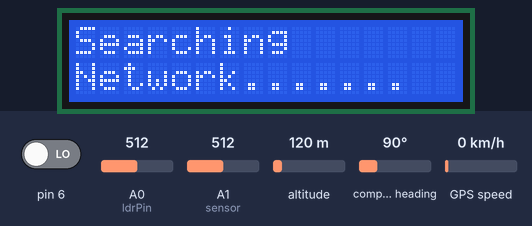
The sketch below on a simulated Arduino Uno, built with avr-gcc and run on an emulated ATmega328P. Parts: 16×2 character LCD. Inputs (shaded band) come from the test bench; at power-on: pin 6 LOW, A0 (ldrPin) = 512, A1 (sensor) = 512, altitude 120 m, compass heading 90°, GPS speed 0 km/h. The GPS gets a fix after 3 s at 37.7749, -122.4194 with 8 satellites; the modem accepts every AT command (registered, SIM ready, sends succeed) and sends nothing else; what the sketch prints to the serial monitor is not drawn.

Above: at 2.3 s.
At 6.4 s:
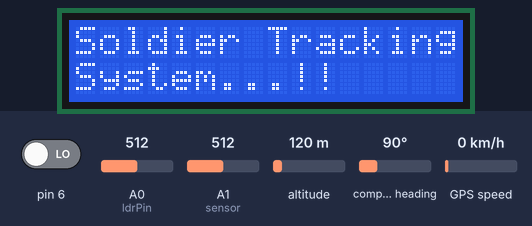
6.5 s: pin 6 driven HIGH
At 8.9 s:
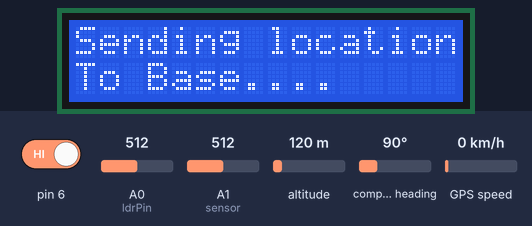
At 22.1 s:
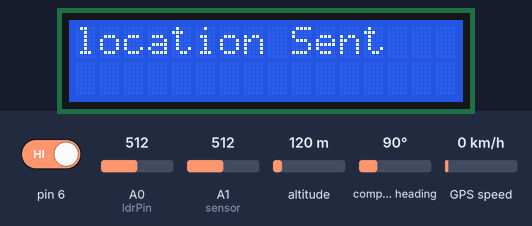
Timing chart, 0 to 23.6 s (numbered marks = the images above; inputs shaded):
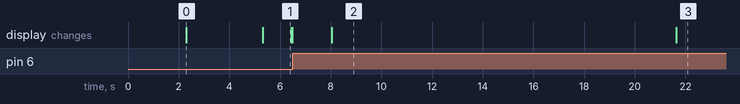

Measured:
- after the input at 6.5 s, the display: changes after 1.6 s (image 2)
- what the display in image 0 shows lasts 3.0 s, from 2.3 s to 5.3 s
- what the display in image 1 shows lasts 1.1 s, from 5.3 s to 6.4 s
- what the display in image 2 shows lasts 13.5 s, from 8.1 s to 21.6 s

The sketch:

sketch_heba.ino
```cpp
#include <TinyGPS.h>
#include <SoftwareSerial.h>
#include <Wire.h>
#include <LiquidCrystal_I2C.h>

LiquidCrystal_I2C lcd(0x27, 16, 2);
SoftwareSerial gsmSerial(7, 8); // GSM module
SoftwareSerial gpsSerial(9, 10); // GPS module

char phone_no[] = "+919019968681"; //replace with phone no. to get sms

TinyGPS gps;  //Creates a new instance of the TinyGPS object

int state;
String textMessage;

const int sensor = A1;
const int ldrPin = A0;

float tempc; //variable to store temperature in degree Celsius
float vout; //temporary variable to hold sensor reading

void setup()
{
  Serial.begin(9600);
  gsmSerial.begin(9600);
  gpsSerial.begin(9600);
  delay(2000);

  // AT command to set SIM900 to SMS mode
  Serial.print("AT+CMGF=1\r");
  delay(100);
  // Set module to send SMS data to serial out upon receipt
  Serial.print("AT+CNMI=2,2,0,0,0\r");
  delay(100);
  pinMode(6,INPUT);
  pinMode(sensor,INPUT);
  pinMode(ldrPin, INPUT);
  lcd.init();
  lcd.backlight();
  lcd.clear();
  lcd.print("Searching ");
  lcd.setCursor(0,1);
  lcd.print("Network....... ");
  delay(3000);
}

void loop()
{
  lcd.clear();
  lcd.print("Soldier Tracking");
  lcd.setCursor(0,1);
  lcd.print("System...!!");
  delay(100);

  bool newData = false;
  unsigned long chars;
  unsigned short sentences, failed;

  // For one second we parse GPS data and report some key values
  for (unsigned long start = millis(); millis() - start < 1000;)
  {
    while (gpsSerial.available())
    {
      char c = gpsSerial.read();
      Serial.print(c);
      if (gps.encode(c))
        newData = true;
    }
  }
  /////////////////////////////////////////////////////////////////////////////////////////////////////////////////
  vout = analogRead(sensor); //Reading the value from sensor
  vout = (vout * 500) / 1023;
  tempc = vout;
  int ldrStatus = analogRead(ldrPin);// Storing value in Degree Celsius
  ///////////////////////////////////////////////////////////////////////////////////////////////////////////////////
  if(gsmSerial.available())
  {
    textMessage = gsmSerial.readString();
    textMessage.toUpperCase();
    delay(10);
  }
  if(textMessage.indexOf("LOCAL")>=0)
  {
    lcd.clear();
    lcd.print("Message Recevived");
    delay(3000);
    lcd.clear();
    lcd.print("Getting ");
    lcd.setCursor(0,1);
    lcd.print("Location ");
    delay(3000);
    float flat, flon;
    unsigned long age;
    gps.f_get_position(&flat, &flon, &age);
    gsmSerial.print("AT+CMGF=1\r");
    delay(400);
    gsmSerial.print("AT+CMGS=\"");
    gsmSerial.print(phone_no);
    gsmSerial.println("\"");

    lcd.clear();
    lcd.print("Sending location");
    lcd.setCursor(0,1);
    lcd.print("To Base....");
    delay(3000);

    gsmSerial.println("Asheesh ,Battalion No. 1233456 ");
    gsmSerial.print("Temperature is  ");
    gsmSerial.println(tempc);
    gsmSerial.print("Heartbeat is  ");
    gsmSerial.println(ldrStatus/10);
    gsmSerial.print("http://maps.google.com/maps?q=loc:");

    // Gsm.print("Latitude = ");
    gsmSerial.print(flat == TinyGPS::GPS_INVALID_F_ANGLE ? 0.0 : flat, 6);
    //Gsm.print(" Longitude = ");
    Serial.print(",");
    gsmSerial.print(flon == TinyGPS::GPS_INVALID_F_ANGLE ? 0.0 : flon, 6);
    delay(200);
    gsmSerial.println((char)26); // End AT command with a ^Z, ASCII code 26
    delay(200);
    gsmSerial.println();
    delay(10000);
    lcd.clear();
    lcd.print("location Sent");
    delay(3000);
  }
  state= digitalRead(6);
  if(state==1)     //If newData is true
  {
    float flat, flon;
    unsigned long age;
    gps.f_get_position(&flat, &flon, &age);
    gsmSerial.print("AT+CMGF=1\r");
    delay(400);
    gsmSerial.print("AT+CMGS=\"");
    gsmSerial.print(phone_no);
    gsmSerial.println("\"");

    lcd.clear();
    lcd.print("Sending location");
    lcd.setCursor(0,1);
    lcd.print("To Base....");
    delay(3000);

    gsmSerial.println("Alert I need help....Asheesh ,Battalion No. 1233456 ");
    gsmSerial.print("Temperature is  ");
    gsmSerial.println(tempc);
    gsmSerial.print("Heartbeat is  ");
    gsmSerial.println(ldrStatus/10);
    gsmSerial.print("http://maps.google.com/maps?q=loc:");

    // Gsm.print("Latitude = ");
    gsmSerial.print(flat == TinyGPS::GPS_INVALID_F_ANGLE ? 0.0 : flat, 6);
    //Gsm.print(" Longitude = ");
    Serial.print(",");
    gsmSerial.print(flon == TinyGPS::GPS_INVALID_F_ANGLE ? 0.0 : flon, 6);
    delay(200);
    gsmSerial.println((char)26); // End AT command with a ^Z, ASCII code 26
    delay(200);
    gsmSerial.println();
    delay(10000);
    lcd.clear();
    lcd.print("location Sent");
    delay(3000);
  }
  else
  {
    lcd.clear();
    lcd.print("Soldier Tracking");
    lcd.setCursor(0,1);
    lcd.print("System ");
    delay(10);
  }
  Serial.println(failed);
  if (chars == 0)
    Serial.println("* No characters received from GPS: check wiring *");
}
```
